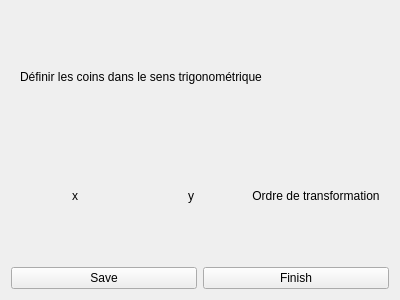
<?xml version="1.0" encoding="UTF-8"?>
<ui version="4.0">
 <class>Form</class>
 <widget class="QWidget" name="Form">
  <property name="geometry">
   <rect>
    <x>0</x>
    <y>0</y>
    <width>400</width>
    <height>300</height>
   </rect>
  </property>
  <property name="windowTitle">
   <string>Form</string>
  </property>
  <layout class="QVBoxLayout" name="verticalLayout_2">
   <item>
    <layout class="QVBoxLayout" name="verticalLayout">
     <item>
      <widget class="QWidget" name="widget" native="true">
       <layout class="QGridLayout" name="gridLayout_2">
        <item row="0" column="0">
         <layout class="QGridLayout" name="gridLayout">
          <item row="1" column="0">
           <widget class="QLabel" name="label">
            <property name="text">
             <string>x</string>
            </property>
            <property name="alignment">
             <set>Qt::AlignCenter</set>
            </property>
           </widget>
          </item>
          <item row="1" column="1">
           <widget class="QLabel" name="label_2">
            <property name="text">
             <string>y</string>
            </property>
            <property name="alignment">
             <set>Qt::AlignCenter</set>
            </property>
           </widget>
          </item>
          <item row="1" column="2">
           <widget class="QLabel" name="label_3">
            <property name="text">
             <string>Ordre de transformation</string>
            </property>
            <property name="alignment">
             <set>Qt::AlignCenter</set>
            </property>
           </widget>
          </item>
          <item row="0" column="0" colspan="3">
           <widget class="QLabel" name="label_4">
            <property name="text">
             <string>Définir les coins dans le sens trigonométrique</string>
            </property>
           </widget>
          </item>
         </layout>
        </item>
       </layout>
      </widget>
     </item>
     <item>
      <layout class="QHBoxLayout" name="horizontalLayout">
       <item>
        <widget class="QPushButton" name="saveButton">
         <property name="text">
          <string>Save</string>
         </property>
        </widget>
       </item>
       <item>
        <widget class="QPushButton" name="pushButton">
         <property name="text">
          <string>Finish</string>
         </property>
        </widget>
       </item>
      </layout>
     </item>
    </layout>
   </item>
  </layout>
 </widget>
 <resources/>
 <connections/>
</ui>
